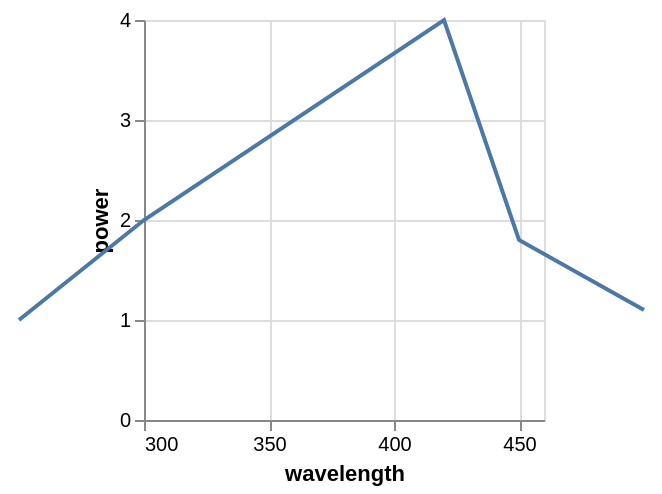

Vega-Lite specification for this chart:
### Vega specification from a JSON file in a GitHub repository (floating-point values rounded to 4 significant figures)
{"$schema": "https://vega.github.io/schema/vega/v5.json", "autosize": "pad", "padding": 5, "width": 200, "height": 200, "style": "cell", "data": [{"name": "source_0", "values": [{"wavelength": 250, "power": 1}, {"wavelength": 300, "power": 2}, {"wavelength": 420, "power": 4}, {"wavelength": 450, "power": 1.8}, {"wavelength": 500, "power": 1.1}]}, {"name": "data_0", "source": "source_0", "transform": [{"type": "formula", "expr": "toNumber(datum[\"wavelength\"])", "as": "wavelength"}]}], "marks": [{"name": "marks", "type": "line", "style": ["line"], "sort": {"field": "datum[\"wavelength\"]"}, "from": {"data": "data_0"}, "encode": {"update": {"stroke": {"value": "#4c78a8"}, "x": {"scale": "x", "field": "wavelength"}, "y": {"scale": "y", "field": "power"}, "defined": {"signal": "datum[\"wavelength\"] !== null && isFinite(datum[\"wavelength\"]) && datum[\"power\"] !== null && isFinite(datum[\"power\"])"}}}}], "scales": [{"name": "x", "type": "linear", "domain": [300, 450], "range": [0, {"signal": "width"}], "nice": true, "zero": false}, {"name": "y", "type": "linear", "domain": {"data": "data_0", "field": "power"}, "range": [{"signal": "height"}, 0], "nice": true, "zero": true}], "axes": [{"scale": "x", "orient": "bottom", "gridScale": "y", "grid": true, "tickCount": {"signal": "ceil(width/40)"}, "domain": false, "labels": false, "maxExtent": 0, "minExtent": 0, "ticks": false, "zindex": 0}, {"scale": "y", "orient": "left", "gridScale": "x", "grid": true, "tickCount": {"signal": "ceil(height/40)"}, "domain": false, "labels": false, "maxExtent": 0, "minExtent": 0, "ticks": false, "zindex": 0}, {"scale": "x", "orient": "bottom", "grid": false, "title": "wavelength", "labelFlush": true, "labelOverlap": true, "tickCount": {"signal": "ceil(width/40)"}, "zindex": 0}, {"scale": "y", "orient": "left", "grid": false, "title": "power", "labelOverlap": true, "tickCount": {"signal": "ceil(height/40)"}, "zindex": 0}]}
